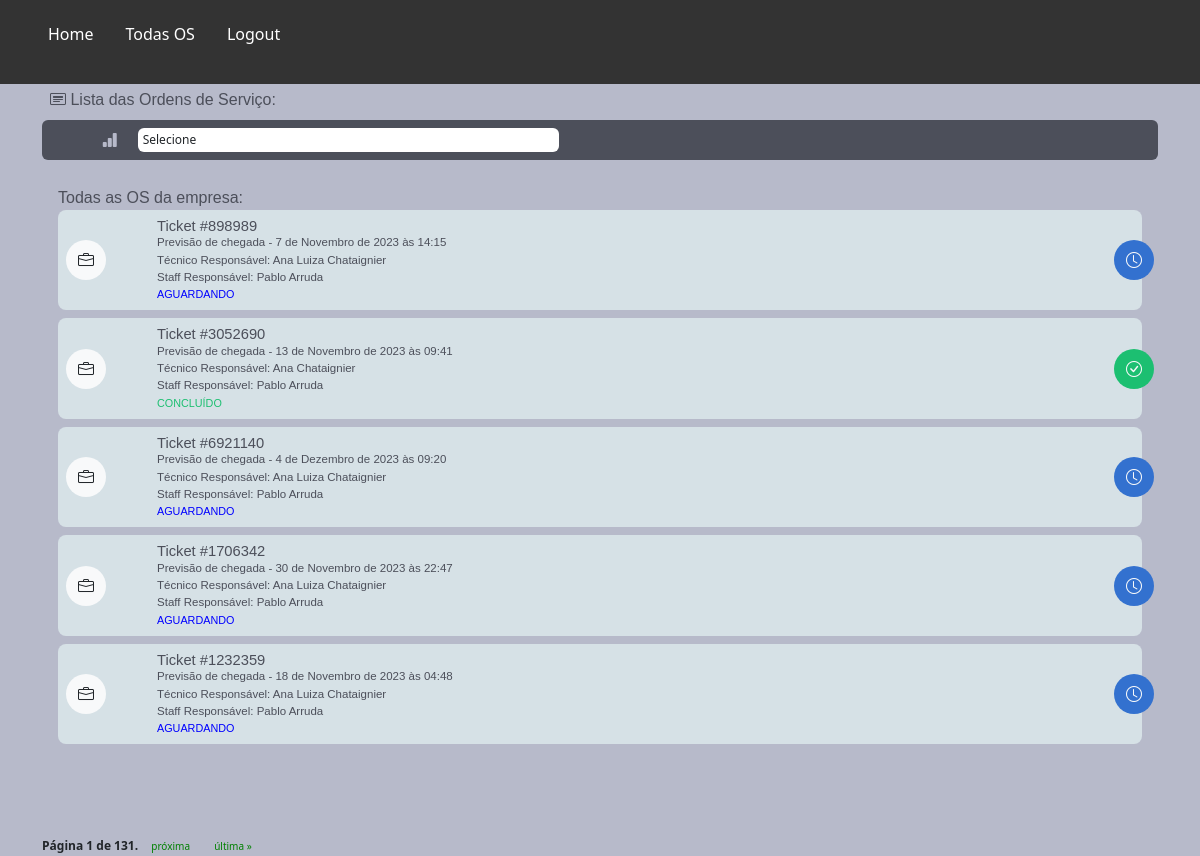
/staff/gerente_lista_os/, run on an earlier commit of the app's database.
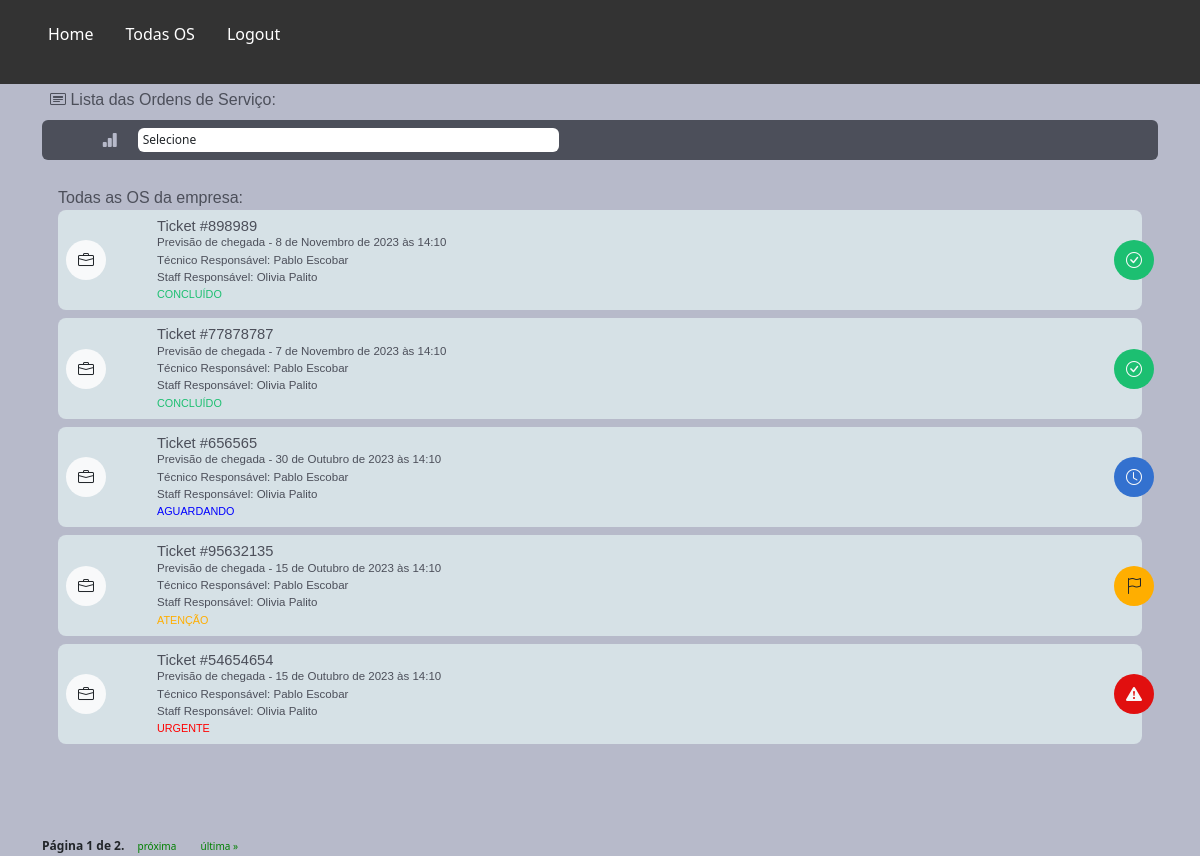
And on a later commit of the database.
### staff/models.py (models this page shows, shortened)
class OrdemDeServico(models.Model):
    ticket = models.CharField(max_length=200)
    tecnico = models.ForeignKey(
        CustomUser, on_delete=models.CASCADE, related_name="ordens_técnico"
    )
    staff = models.ForeignKey(
        CustomUser, on_delete=models.CASCADE, related_name="ordens_staff"
    )
    descricao = models.TextField(max_length=600)
    previsao_chegada = models.DateTimeField()
    previsao_execucao = models.DateTimeField()
    material = models.CharField(max_length=100, validators=[MinLengthValidator(3)])
    equipamento = models.CharField(max_length=100, validators=[MinLengthValidator(3)])
    data_criacao = models.DateTimeField(auto_now_add=True)
    cliente = models.ForeignKey(Cliente, on_delete=models.CASCADE)
    contrato = models.CharField(max_length=700, null=True, blank=True)
    atividade = models.CharField(max_length=50, choices=ACTIVITY_CHOICES)
    status_tecnico = models.CharField(max_length=50, choices=TECNICAL_CHOICES)
    status = models.CharField(
        max_length=10, choices=STATUS_CHOICES, default="Aguardando"
    )

### authentication/models.py (models this page shows, shortened)
class CustomUser(AbstractUser):
    telefone = models.CharField(max_length=15, null=False)
    endereco = models.ForeignKey(
        Endereco, on_delete=models.CASCADE, null=True, default=None
    )
    foto = models.ImageField(upload_to="img/perfil_user/", null=True, blank=True)

### staff/views.py (the view, shortened to what this page needs)
# urls.py: path("gerente_lista_os/", views.gerente_lista_os, name="gerente_lista_os"),
def gerente_lista_os(request):
    status_filter = request.GET.get("status")
    tecnico_filter = request.GET.get("tecnico")
    data_chegada_min_filter = request.GET.get("data_chegada_min")
    data_chegada_max_filter = request.GET.get("data_chegada_max")
    users = CustomUser.objects.filter(groups__name="Técnico")
    ordens_de_servico = OrdemDeServico.objects.all()
    if status_filter:
        ordens_de_servico = ordens_de_servico.filter(status=status_filter)
    if tecnico_filter:
        ordens_de_servico = ordens_de_servico.filter(tecnico_id=tecnico_filter)
    items_per_page = 5
    paginator = Paginator(ordens_de_servico, items_per_page)
    page = request.GET.get("page")
    try:
        ordens_de_servico = paginator.page(page)
    except PageNotAnInteger:
        ordens_de_servico = paginator.page(1)
    except EmptyPage:
        ordens_de_servico = paginator.page(paginator.num_pages)
    return render(
        request,
        "gerente_lista_os.html",
        {
            "ordens_de_servico": ordens_de_servico,
            "users": users,
            "status_filter": status_filter,
            "tecnico_filter": tecnico_filter,
            "data_chegada_min_filter": data_chegada_min_filter,
            "data_chegada_max_filter": data_chegada_max_filter,
        },
    )

### staff/templates/gerente_lista_os.html (shortened to what this page needs)
{% extends "base_gerente.html" %}
{%load static%}
{% block rest %}
<nav class="navbar">
    <ul>
        <li><a href="{% url 'gerente' %}">Home</a></li>
        <li><a href="{% url 'gerente_lista_os' %}">Todas OS</a></li>
        <li><a href="{% url 'sair' %}">Logout</a></li>
    </ul>
</nav>
      <section id="lista_oc_scr">
        <div class="container">
            <div id="oc_lista">
                <label class="mt-1 mb-2 ms-2 font-medium color04"><i class="bi bi-bi bi-card-heading"></i> Lista das Ordens de Serviço:</label>
                <form id="filter_oc" class="bg04 p-2">
                    <div class="col-6">
                      <div class="row">
                        <div class="col-2 text-end">
                          <i class="bi bi-bar-chart-fill color03 me-1"></i>
                        </div>
                        <div class="col-10 p-0">
                          <select class="form-control ms-1" id='status-filter'>
                            <option selected>Selecione</option>
                          </select>
                        </div>
                    </div>
                  </div>
                </form>
              <div class="tab-pane fade show active" id="pills-01" role="tabpanel" aria-labelledby="pills-home-tab" tabindex="0">
                <label class="mt-2 font-medium color04">Todas as OS da empresa:</label>
                {% for ordem in ordens_de_servico %}
                <div class="oc_lista_item">
                      <div class="row">
                          <div class="col-2 col-md-1">
                              <div class="icon bg-light"><i class="bi bi-briefcase text-dark"></i></div>
                          </div>
                          <div class="col-9 col-md-11">
                              <div class="oc_l_nome font-medium color04">Ticket #{{ ordem.ticket }}</div>
                              <div class="oc_l_data color04 font-light">Previsão de chegada - {{ ordem.previsao_chegada }}</div>
                              <div class="oc_l_data color04 font-light">Técnico Responsável: {{ ordem.tecnico.first_name }} {{ ordem.tecnico.last_name }}</div>
                              <div class="oc_l_data color04 font-light">Staff Responsável: {{ ordem.staff.first_name }} {{ ordem.staff.last_name }}</div>
                              <div class="oc_l_status font-medium {% if ordem.status == 'Urgente' %}color-red{% elif ordem.status == 'Atenção' %}color-yellow{% elif ordem.status == 'Aguardando' %}color-blue{% elif ordem.status == 'Concluído' %}color-green{% endif %}">{{ ordem.status }}</div>
                          </div>
                          {% if ordem.status == "Urgente" %}
                              <div class="status_icon bg05 text-light">
                                  <i class="bi bi-exclamation-triangle-fill"></i>
                              </div>
                          {% elif ordem.status == "Atenção" %}
                              <div class="status_icon bg06 text-dark">
                                  <i class="bi bi-flag"></i>
                              </div>
                          {% elif ordem.status == "Aguardando" %}
                              <div class="status_icon bg01 text-light">
                                  <i class="bi bi-clock"></i>
                              </div>
                          {% elif ordem.status == "Concluído" %}
                              <div class="status_icon bg02 text-light">
                                <i class="bi bi-check-circle"></i>
                            </div>
                          {% endif %}
                      </div>
                  </div>
                  {% endfor %}
              </div>
        </div>
        <div class="pagination">
            <span class="step-links">
                <span class="current-page">
                    Página {{ ordens_de_servico.number }} de {{ ordens_de_servico.paginator.num_pages }}.
                </span>
                {% if ordens_de_servico.has_next %}
                    <a href="?page={{ ordens_de_servico.next_page_number }}">próxima</a>
                    <a href="?page={{ ordens_de_servico.paginator.num_pages }}">última &raquo;</a>
                {% endif %}
            </span>
        </div>
      </section>
  {% endblock %}

### staff/templates/base_gerente.html (shortened to what this page needs)
{%load static%}
<!DOCTYPE html>
<html lang="en" data-bs-theme="auto">
  <head>
    <link
      rel="stylesheet"
      href="https://cdn.jsdelivr.net/npm/@docsearch/css@3"
    />
    <link
      rel="stylesheet"
      href="https://cdn.jsdelivr.net/npm/bootstrap-icons@1.11.1/font/bootstrap-icons.css"
    />
    <link
      href="{% static 'assets/dist/css/bootstrap.min.css' %}"
      rel="stylesheet"
    />
    <link href="{% static 'assets/css/app_mamminfo.css' %}" rel="stylesheet" />
  </head>
  <body>
    <main class="bg03">
      {% block rest %}{% endblock %}
    </main>
  </body>
</html>

### main/templates/static/assets/css/app_mamminfo.css (style rules this page uses)
html { font-family: 'Noto', sans-serif;background: #ced0dc; }
.font-medium { font-family: 'NotoMedium', sans-serif;font-weight: 400; }
.font-light { font-family: 'NotoLight', sans-serif;font-weight: 300; }
.bg01 { background: #3371cf; }
.bg02 { background: #1cbf71; }
.bg03 { background: #b7baca; }
.bg04 { background: #4c4f5a; }
.bg05 { background: #e10f0f; }
.bg06 { background: #ffae00; }
.color03 { color: #b7baca; }
.color04 { color: #4c4f5a; }
section { height: auto;min-height: 90vh;max-width: 100vw;width: 100%; }
#oc_lista { padding-bottom: 72px; }
#oc_lista .tab-pane { padding: 8px 16px; }
#oc_lista .oc_lista_item { background: #d6e1e6;border-radius: 8px;padding: 8px;position: relative;margin-bottom: 8px; }
#oc_lista .oc_lista_item .icon { width: 40px;height: 40px;border-radius: 40px;display: inline-block;text-align: center;line-height: 40px;position: absolute;l: 0;top: 0;bottom: 0;margin: auto; }
#oc_lista .oc_lista_item .oc_l_data { font-size: .72rem; }
#oc_lista .oc_lista_item .oc_l_nome { font-size: .92rem;line-height: 112%;white-space: nowrap;overflow: hidden;text-overflow: ellipsis; }
#oc_lista .oc_lista_item .oc_l_status { font-size: .675rem;text-transform: uppercase; }
#oc_lista .oc_lista_item .status_icon { width: 40px;height: 40px;border-radius: 40px;display: inline-block;text-align: center;line-height: 40px;position: absolute;right: -12px;top: 0;bottom: 0;margin: auto; }
#filter_oc { border-radius: 6px;width: 100%;height: 40px;margin-bottom: 10px; }
#filter_oc .form-control { font-size: .75rem;height: 24px;padding: 1px 5px;border: none;width: 88%; }

What changed in the data, as far as the page shows it:
changed OrdemDeServico: previsao_chegada "7 de Novembro de 2023 às 14:15" → "8 de Novembro de 2023 às 14:10"; tecnico.first_name "Ana Luiza" → "Pablo"; tecnico.last_name "Chataignier" → "Escobar"; staff.first_name "Pablo" → "Olivia"; staff.last_name "Arruda" → "Palito"; status "AGUARDANDO" → "CONCLUÍDO"
changed OrdemDeServico: ticket "3052690" → "77878787"; previsao_chegada "13 de Novembro de 2023 às 09:41" → "7 de Novembro de 2023 às 14:10"; tecnico.first_name "Ana" → "Pablo"; tecnico.last_name "Chataignier" → "Escobar"; staff.first_name "Pablo" → "Olivia"; staff.last_name "Arruda" → "Palito"
changed OrdemDeServico "AGUARDANDO": ticket "6921140" → "656565"; previsao_chegada "4 de Dezembro de 2023 às 09:20" → "30 de Outubro de 2023 às 14:10"; tecnico.first_name "Ana Luiza" → "Pablo"; tecnico.last_name "Chataignier" → "Escobar"; staff.first_name "Pablo" → "Olivia"; staff.last_name "Arruda" → "Palito"
changed OrdemDeServico: ticket "1706342" → "95632135"; previsao_chegada "30 de Novembro de 2023 às 22:47" → "15 de Outubro de 2023 às 14:10"; tecnico.first_name "Ana Luiza" → "Pablo"; tecnico.last_name "Chataignier" → "Escobar"; staff.first_name "Pablo" → "Olivia"; staff.last_name "Arruda" → "Palito"; status "AGUARDANDO" → "ATENÇÃO"
changed OrdemDeServico: ticket "1232359" → "54654654"; previsao_chegada "18 de Novembro de 2023 às 04:48" → "15 de Outubro de 2023 às 14:10"; tecnico.first_name "Ana Luiza" → "Pablo"; tecnico.last_name "Chataignier" → "Escobar"; staff.first_name "Pablo" → "Olivia"; staff.last_name "Arruda" → "Palito"; status "AGUARDANDO" → "URGENTE"
Also different on the page:
{{ ordens_de_servico.paginator.num_pages }}: "131" → "2"
